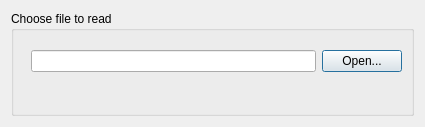
<?xml version="1.0" encoding="UTF-8"?>
<ui version="4.0">
 <class>ReadFileDialog</class>
 <widget class="QDialog" name="ReadFileDialog">
  <property name="geometry">
   <rect>
    <x>0</x>
    <y>0</y>
    <width>425</width>
    <height>127</height>
   </rect>
  </property>
  <property name="sizePolicy">
   <sizepolicy hsizetype="Fixed" vsizetype="Fixed">
    <horstretch>0</horstretch>
    <verstretch>0</verstretch>
   </sizepolicy>
  </property>
  <property name="minimumSize">
   <size>
    <width>425</width>
    <height>127</height>
   </size>
  </property>
  <property name="windowTitle">
   <string>Dialog</string>
  </property>
  <layout class="QVBoxLayout" name="verticalLayout">
   <item>
    <widget class="QGroupBox" name="groupBox">
     <property name="title">
      <string>Choose file to read</string>
     </property>
     <widget class="QWidget" name="layoutWidget">
      <property name="geometry">
       <rect>
        <x>20</x>
        <y>30</y>
        <width>371</width>
        <height>41</height>
       </rect>
      </property>
      <layout class="QHBoxLayout" name="horizontalLayout">
       <item>
        <widget class="QLineEdit" name="fileNameLineEdit_">
         <property name="minimumSize">
          <size>
           <width>0</width>
           <height>22</height>
          </size>
         </property>
         <property name="dragEnabled">
          <bool>false</bool>
         </property>
         <property name="readOnly">
          <bool>false</bool>
         </property>
        </widget>
       </item>
       <item>
        <widget class="QPushButton" name="openFileButton_">
         <property name="text">
          <string>Open...</string>
         </property>
         <property name="checkable">
          <bool>false</bool>
         </property>
        </widget>
       </item>
      </layout>
     </widget>
    </widget>
   </item>
  </layout>
 </widget>
 <resources/>
 <connections/>
</ui>
